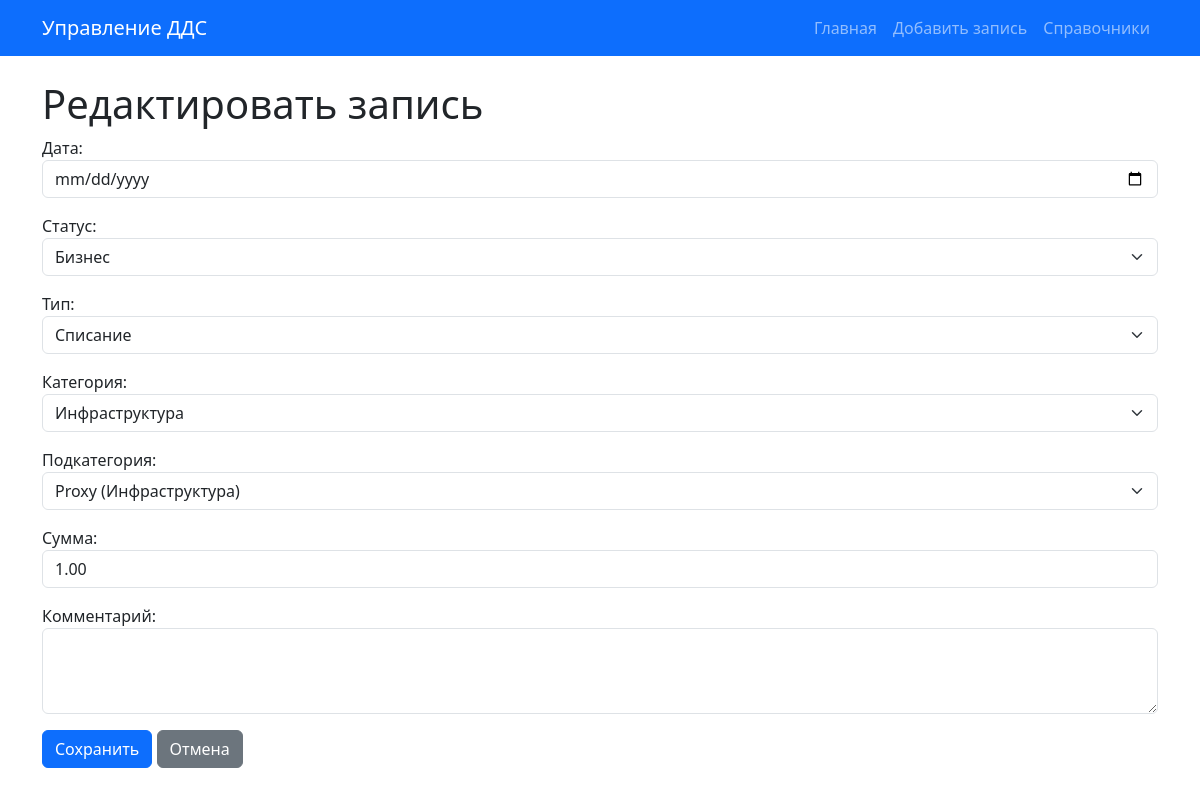
Page /record/8/edit/ on the committed database.
### cashflow_app/models.py (models this page shows, shortened)
class CashflowRecord(models.Model):
    created_at = models.DateField(auto_now_add=True)
    manual_date = models.DateField(null=True, blank=True)
    status = models.ForeignKey(Status, on_delete=models.SET_NULL, null=True)
    type = models.ForeignKey(Type, on_delete=models.SET_NULL, null=True)
    category = models.ForeignKey(Category, on_delete=models.SET_NULL, null=True)
    subcategory = models.ForeignKey(SubCategory, on_delete=models.SET_NULL, null=True)
    amount = models.DecimalField(max_digits=10, decimal_places=2)
    comment = models.TextField(blank=True, null=True)
    class Meta:
        verbose_name = "Запись ДДС"
        verbose_name_plural = "Записи ДДС"

class Category(models.Model):
    name = models.CharField(max_length=50)
    type = models.ForeignKey(Type, on_delete=models.CASCADE, null=True, blank=True)
    def __str__(self):
        if self.type:
            return f"{self.name} ({self.type.name})"
        return self.name
    class Meta:
        verbose_name = "Категория"
        verbose_name_plural = "Категории"

class SubCategory(models.Model):
    name = models.CharField(max_length=50)
    category = models.ForeignKey(Category, on_delete=models.CASCADE)
    def __str__(self):
        return f"{self.name} ({self.category.name})"
    class Meta:
        verbose_name = "Подкатегория"
        verbose_name_plural = "Подкатегории"

### cashflow_app/views.py (the view)
# urls.py: path('record/<int:pk>/edit/', views.record_edit, name='record_edit'),
def record_edit(request, pk):
    record = get_object_or_404(CashflowRecord, pk=pk)
    if request.method == 'POST':
        form = CashflowRecordForm(request.POST, instance=record)
        if form.is_valid():
            form.save()
            return redirect('record_list')
    else:
        form = CashflowRecordForm(instance=record)
    return render(request, 'record_edit.html', {'form': form})

### cashflow_app/models.py (called while the page is built)
    def __str__(self):
        return self.name

    def __str__(self):
        return self.name

### templates/record_edit.html (shortened to what this page needs)
{% extends 'base.html' %}
{% block content %}
<h1>Редактировать запись</h1>
<form method="post">
    {{ form.as_p }}
    <button type="submit" class="btn btn-primary">Сохранить</button>
    <a href="{% url 'record_list' %}" class="btn btn-secondary">Отмена</a>
</form>
{% endblock %}

### rows in the picture
CashflowRecord: status "Бизнес", subcategory "Proxy (Инфраструктура)", amount "1.00"
Category: type "Списание"
SubCategory: category "Инфраструктура"
